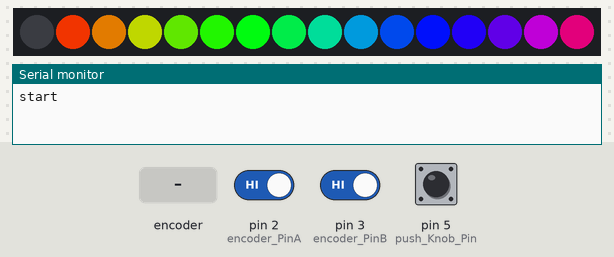
A sketch run on a simulated Arduino Uno, built with avr-gcc and run on an emulated ATmega328P. On the bench: 16 RGB LEDs in strip order, left to right, the last lines printed to the serial monitor. The inputs (shaded band) are chosen by the test bench; at power-on: pin 5 (push_Knob_Pin) HIGH, pin 2 (encoder_PinA) HIGH, pin 3 (encoder_PinB) HIGH. Dim RGB values are drawn brighter than linear.

Above: at 1.26 s.
1.3 s: pin 5 (push_Knob_Pin) pulled LOW for 3.2 s
At 1.6 s:
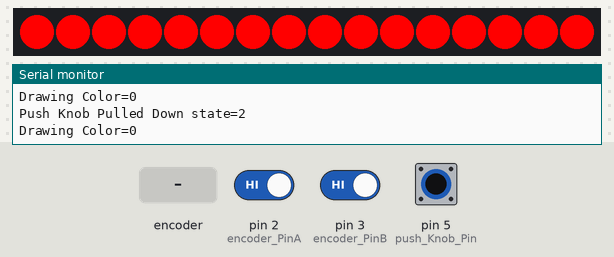
6.2 s: rotary encoder on pin 2 (encoder_PinA) / pin 3 (encoder_PinB) turned 3 steps (first pin leading)
At 6.54 s:
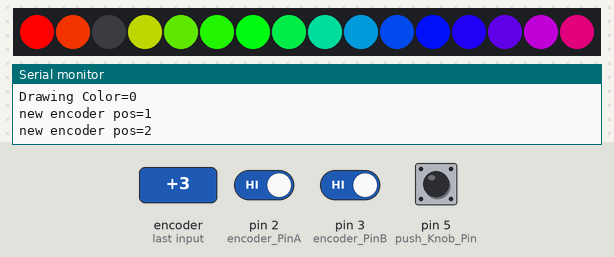
8.6 s: pin 5 (push_Knob_Pin) pulled LOW for 0.15 s
At 8.72 s:
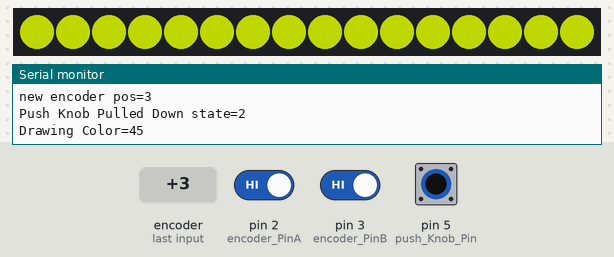
10.2 s: rotary encoder on pin 2 (encoder_PinA) / pin 3 (encoder_PinB) turned 1 step (first pin leading)
At 10.39 s:
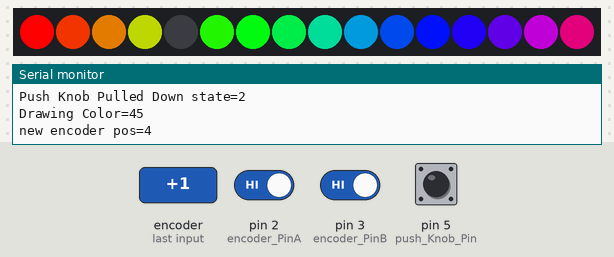
11.9 s: pin 5 (push_Knob_Pin) pulled LOW for 1 s
At 12.4 s:
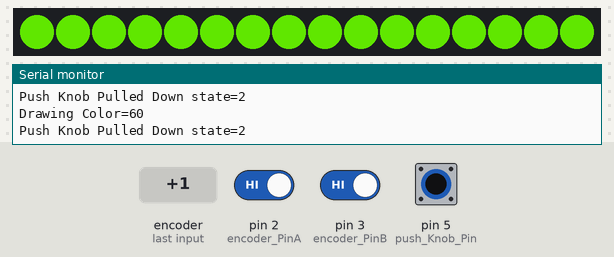

Measured:
- after the input at 1.3 s, the LEDs: change at once (image 1)
- after the input at 6.2 s, the LEDs: first change after 0.09 s (image 2 shows a later state)
- after the input at 8.6 s, the LEDs: change at once (image 3)
- after the input at 10.2 s, the LEDs: first differ from a run without the input after 0.14 s (image 4)
- after the input at 11.9 s, the LEDs: change after 0.06 s (image 5)

The sketch:

_02_color_wheel_with_encoder.ino
```cpp
#include <Adafruit_NeoPixel.h>
#define LEDPIN 12 // connect the Data from the strip to this pin on the Arduino
#define NUMBER_PIEXELS 16 // the number of pixels in your LED strip
Adafruit_NeoPixel strip = Adafruit_NeoPixel(NUMBER_PIEXELS, LEDPIN, NEO_GRB + NEO_KHZ800);
int n = strip.numPixels();
int color_step = (int) 255/n; // 1/16 of the way around the 255 element color wheel

static int encoder_PinA = 2; // Our first hardware interrupt pin is digital pin 2
static int encoder_PinB = 3; // Our second hardware interrupt pin is digital pin 3
static int push_Knob_Pin = 5; // The push button function on the encoder
static int menu_state = 1; // 1=menu, 2=color
static int flash_delay = 100;

//this variable stores our current value of encoder position. Change to int or uin16_t instead of byte if you want to record a larger range than 0-255
volatile unsigned int encoder_Pos = 0;

volatile byte aFlag = 0; // let's us know when we're expecting a rising edge on pinA to signal that the encoder has arrived at a detent
volatile byte bFlag = 0; // let's us know when we're expecting a rising edge on pinB to signal that the encoder has arrived at a detent (opposite direction to when aFlag is set)
volatile byte encoderPos = 0;
volatile byte oldEncPos = 0; //stores the last encoder position value so we can compare to the current reading and see if it has changed (so we know when to print to the serial monitor)
volatile byte reading = 0; //somewhere to store the direct values we read from our interrupt pins before checking to see if we have moved a whole detent

int ledState = HIGH;         // the current state of the output pin
int lastButtonState = LOW;   // the previous reading from the input pin
unsigned long lastDebounceTime = 0;  // the last time the output pin was toggled
unsigned long debounceDelay = 50;    // the debounce time; increase if the output flickers
unsigned long loop_counter = 0;    // times through the main loop

void setup() {
  strip.begin();
  draw_color_menu(0);

  pinMode(encoder_PinA, INPUT_PULLUP);
  pinMode(encoder_PinB, INPUT_PULLUP);
  pinMode(push_Knob_Pin, INPUT_PULLUP);
  attachInterrupt(0,PinA, RISING); // set an interrupt on PinA, looking for a rising edge signal and executing the "PinA" Interrupt Service Routine (below)
  attachInterrupt(1,PinB, RISING); // set an interrupt on PinB, looking for a rising edge signal and executing the "PinB" Interrupt Service Routine (below)

  Serial.begin (9600);
  Serial.println("start");                // a personal quirk
}

void PinA(){
  cli(); //stop interrupts happening before we read pin values
  reading = PIND & 0xC; // read all eight pin values then strip away all but pinA and pinB's values
  if(reading == B00001100 && aFlag) { //check that we have both pins at detent (HIGH) and that we are expecting detent on this pin's rising edge
    encoder_Pos--; //decrement the encoder's position count
    bFlag = 0; //reset flags for the next turn
    aFlag = 0; //reset flags for the next turn
  }
  else if (reading == B00000100) bFlag = 1; //signal that we're expecting pinB to signal the transition to detent from free rotation
  sei(); //restart interrupts
}

void PinB(){
  cli(); //stop interrupts happening before we read pin values
  reading = PIND & 0xC; //read all eight pin values then strip away all but pinA and pinB's values
  if (reading == B00001100 && bFlag) { //check that we have both pins at detent (HIGH) and that we are expecting detent on this pin's rising edge
    encoder_Pos++; //increment the encoder's position count
    bFlag = 0; //reset flags for the next turn
    aFlag = 0; //reset flags for the next turn
  }
  else if (reading == B00001000) aFlag = 1; //signal that we're expecting pinA to signal the transition to detent from free rotation
  sei(); //restart interrupts
}

void loop() {
  int reading = digitalRead(push_Knob_Pin);

  if (reading != lastButtonState) {
    // reset the debouncing timer
    lastDebounceTime = millis();
  }

  if ((millis() - lastDebounceTime) > debounceDelay) {
    menu_state = 2;
    Serial.print("Push Knob Pulled Down state=");
    Serial.println(menu_state);
  }
  else {
    menu_state = 1;
  }

  if (oldEncPos != encoder_Pos) {
    Serial.print("new encoder pos=");
    Serial.println(encoder_Pos);
    oldEncPos = encoder_Pos;
  }

  if (menu_state == 1) {
    draw_color_menu(encoder_Pos);
  }
  else {
    draw_color(encoder_Pos);
  }

  delay(flash_delay);
  loop_counter++;
}

// draw each pixel in the ring with a different color on the color wheel
void draw_color_menu(int encoder_Pos) {
   for (int i=0; i<strip.numPixels(); i++) {
        if (i == (encoder_Pos % n) && (loop_counter % 2) == 0)
           strip.setPixelColor(i, 0,0,0);
        else strip.setPixelColor(i, Wheel(color_step * i));
  }
  strip.show();
}

void draw_color(int encoder_Pos) {
   for (int i=0; i<strip.numPixels(); i++) {
        strip.setPixelColor(i, Wheel(color_step * encoder_Pos));
  }
  strip.show();
  Serial.print("Drawing Color=");
  Serial.println(encoder_Pos * color_step);
}

// Input a value 0 to 255 to get a color value.
// The colours are a transition r - g - b - back to r.
uint32_t Wheel(byte WheelPos) {
  WheelPos = 255 - WheelPos;
  if(WheelPos < 85) {
   return strip.Color(255 - WheelPos * 3, 0, WheelPos * 3);
  } else if(WheelPos < 170) {
    WheelPos -= 85;
   return strip.Color(0, WheelPos * 3, 255 - WheelPos * 3);
  } else {
   WheelPos -= 170;
   return strip.Color(WheelPos * 3, 255 - WheelPos * 3, 0);
  }
}
```
